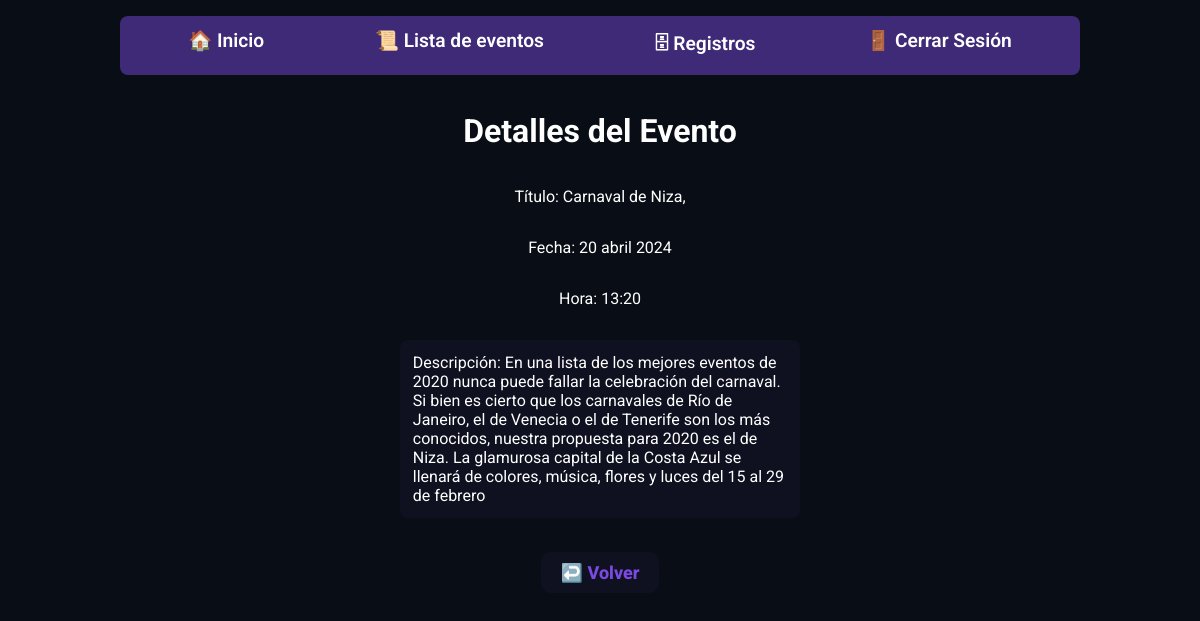
Screenshot of /eventos/detalle/5/ (signed in) with the database file from the repository.
### eventoAdmin/models.py (models this page shows)
class Evento(models.Model):
    titulo = models.CharField(max_length=200)
    nombre = models.CharField(max_length=200, default="")
    fecha = models.DateField()
    hora = models.TimeField(null=True)
    descripcion = models.TextField()

### eventoAdmin/views.py (the view)
# urls.py: path('detalle/<int:evento_id>/', views.detalle_evento, name='detalle_evento'),
@login_required # Sesion de administrador necesaria
def detalle_evento(request, evento_id):
    evento = get_object_or_404(Evento, id=evento_id)
    return render(request, 'detalleEvento.html', {'evento': evento})

### eventoAdmin/templates/detalleEvento.html
{% extends "base.html" %}
{% block content %}
{% load static %}
<link rel="stylesheet" type="text/css" href="{% static 'css/detalleEvento.css' %}"/>
<div class="mainConta">
    <h1>Detalles del Evento</h1>
    <p>Título: {{ evento.titulo }}</p>
    <p>Fecha: {{ evento.fecha|date:"d F Y" }}</p>
    <p>Hora: {{evento.hora}}</p>
    <p class="desc">Descripción: {{ evento.descripcion }}</p>
    <a class="btnPrincipal" href="{% url 'lista_eventos' %}">↩️ Volver</a>
</div>
{% endblock %}

### Inicio/static/css/base.css (style rules this page uses)
* { font-family: "Roboto", sans-serif; box-sizing: border-box; margin: none; padding: none; }
html { background-color: #090e16; padding: 0; margin: 0; }
body { padding: 0; margin: 0; }

### eventoAdmin/static/css/detalleEvento.css (style rules this page uses)
.mainConta { color: #fff; font-family: "Roboto", sans-serif; display: flex; flex-direction: column; align-items: center; width: 100%; height: auto; }
.btnPrincipal { margin: 1em 1em; border: none; box-shadow: none; padding: 10px 20px; color: #7b4ae2; font-size: large; font-weight: 800; border-radius: 10px; background-color: #0f1120; width: auto; text-decoration: none; transition: all 0.1s; }
.desc { background-color: #0f1120; color: #fff; padding: 0.8em; border-radius: 0.5em; max-width: 25em; }

### rows the page displays
Evento: titulo "Carnaval de Niza,", fecha "20 abril 2024", hora "13:20", descripcion "En una lista de los mejores eventos de 2020 nunca puede fallar la celebración del carnaval. Si bien es cierto que los carnavales de Río de Janeiro, el de Venecia o el de Tenerife son los más conocidos, nuestra propuesta para 2020 es el de Niza. La glamurosa capital de la Costa Azul se llenará de colores, música, flores y luces del 15 al 29 de febrero"
